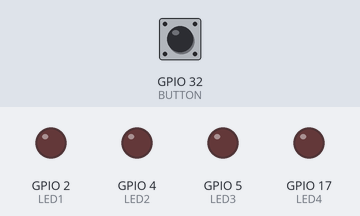
Simulated run of this sketch. Board: ESP32. Shown: output pins drawn as LEDs (lit = HIGH). The inputs (shaded band) are chosen by the test bench; at power-on: GPIO 32 (BUTTON) HIGH.

Above: at 1.2 s.
1.3 s: GPIO 32 (BUTTON) pulled LOW for 0.15 s
At 2.3 s:
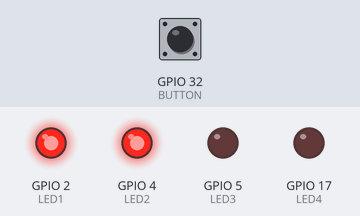
2.9 s: GPIO 32 (BUTTON) pulled LOW for 3.2 s
At 6.4 s:
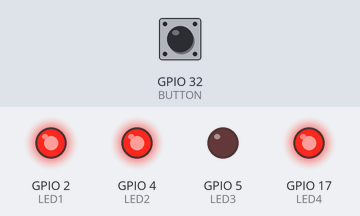
7.6 s: GPIO 32 (BUTTON) pulled LOW for 3.2 s
At 11.2 s:
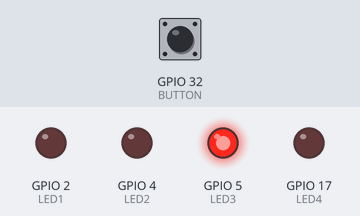
12.3 s: GPIO 32 (BUTTON) pulled LOW for 0.15 s
At 13.1 s:
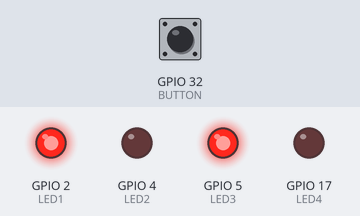
13.9 s: GPIO 32 (BUTTON) pulled LOW for 0.15 s
At 15.2 s:
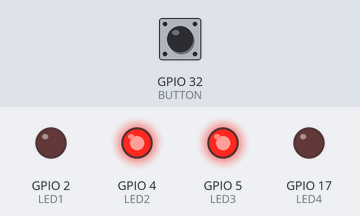
15.5 s: GPIO 32 (BUTTON) pulled LOW for 0.15 s
At 16.7 s:
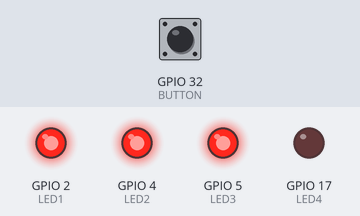
Timing chart, 0 to 18.1 s (numbered marks = the images above; inputs shaded):
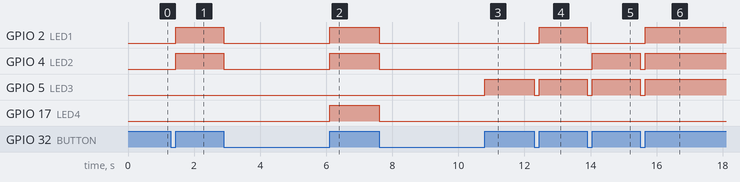

The sketch:

sketch.ino
```cpp
#define LED1 2
#define LED2 4
#define LED3 5
#define LED4 17

#define BUTTON 32

int8_t v;

void setup() {
  pinMode(LED1,OUTPUT);
  pinMode(LED2,OUTPUT);
  pinMode(LED3,OUTPUT);
  pinMode(LED4,OUTPUT);
  pinMode(BUTTON, INPUT);
  v=0;
}

void loop() {
  if (digitalRead(BUTTON)==HIGH){
    digitalWrite(LED1,(v>>0)&1);
    digitalWrite(LED2,(v>>1)&1);
    digitalWrite(LED3,(v>>2)&1);
    digitalWrite(LED4,(v>>3)&1);
  }
  else {
    digitalWrite(LED1,LOW);
    digitalWrite(LED2,LOW);
    digitalWrite(LED3,LOW);
    digitalWrite(LED4,LOW);
    v=v+1;
  }
}
```

Measured:
- after the input at 1.3 s, GPIO 2 (LED1), GPIO 4 (LED2): LOW → HIGH after 0.15 s
- after the input at 2.9 s, GPIO 2 (LED1), GPIO 4 (LED2): HIGH → LOW at once, → HIGH 3.2 s later; GPIO 17 (LED4): LOW → HIGH after 3.2 s
- after the input at 7.6 s, GPIO 2 (LED1), GPIO 4 (LED2), GPIO 17 (LED4): HIGH → LOW at once; GPIO 5 (LED3): LOW → HIGH after 3.2 s
- after the input at 12.3 s, GPIO 2 (LED1): LOW → HIGH after 0.15 s; GPIO 5 (LED3): HIGH → LOW at once, → HIGH 0.15 s later
- after the input at 13.9 s, GPIO 2 (LED1): HIGH → LOW at once; GPIO 4 (LED2): LOW → HIGH after 0.15 s; GPIO 5 (LED3): HIGH → LOW at once, → HIGH 0.15 s later
- after the input at 15.5 s, GPIO 2 (LED1): LOW → HIGH after 0.15 s; GPIO 4 (LED2), GPIO 5 (LED3): HIGH → LOW at once, → HIGH 0.15 s later
